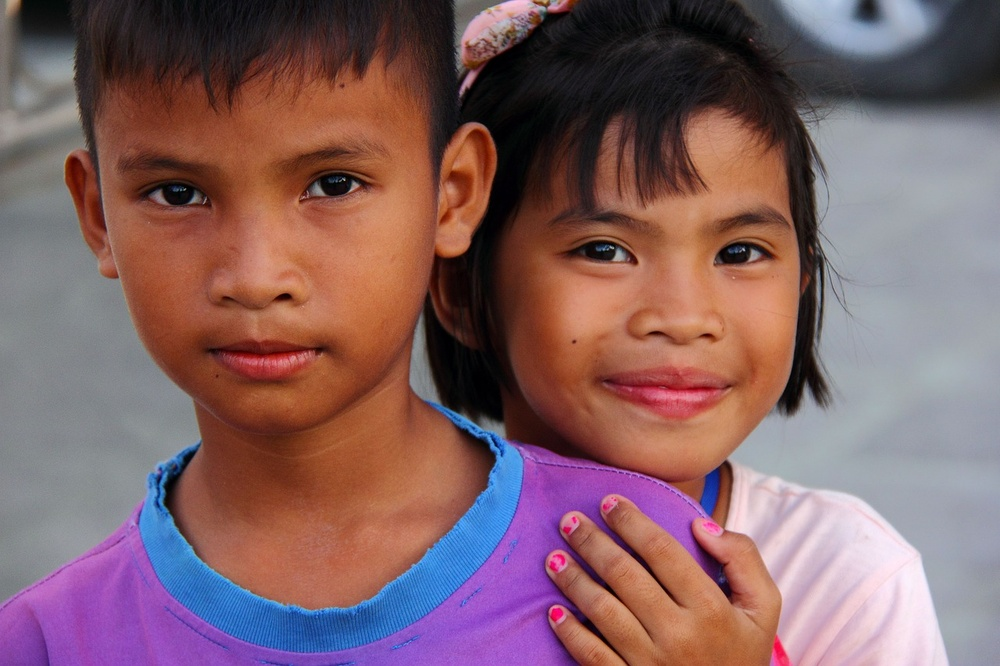
#> input picture brother.jpg, 1000 x 666 px, shrunk from 1280 x 853 before the run
$ python test5.py
#> lines starting #> are read from the running program, lines starting #| are printed output that depends on the picture; after the words box and inside, x2 and y2 are one past the last pixel; in counts of white or black regions, pixels touching at a corner belong together

import cv2

# Read an image
image = cv2.imread('brother.jpg')
#> image is the input picture: shape (666, 1000, 3); mean B, G, R 101, 97.7, 130.6

# Define the text, font, and position
text = 'Hello, OpenCV!'
font = cv2.FONT_HERSHEY_SIMPLEX
position = (50, 50)  # (x, y) coordinates of the bottom-left corner of the text

# Define text color and thickness
color = (255, 0, 0)  # (B, G, R) values
thickness = 2

# Put text on the image
cv2.putText(image, text, position, font, 1, color, thickness, cv2.LINE_AA)
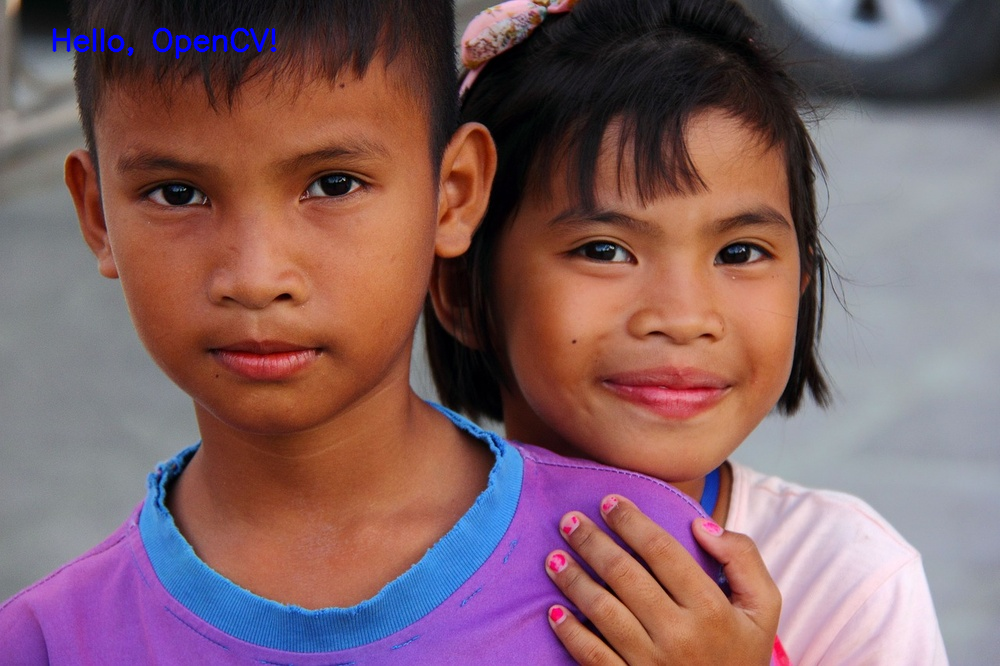
#> image: shape (666, 1000, 3); 0.39% of pixels changed, all inside (x1, y1, x2, y2) = (52, 27, 277, 60)

# Display the result
cv2.imshow('Image with Text', image)
cv2.waitKey(0)
cv2.destroyAllWindows()
